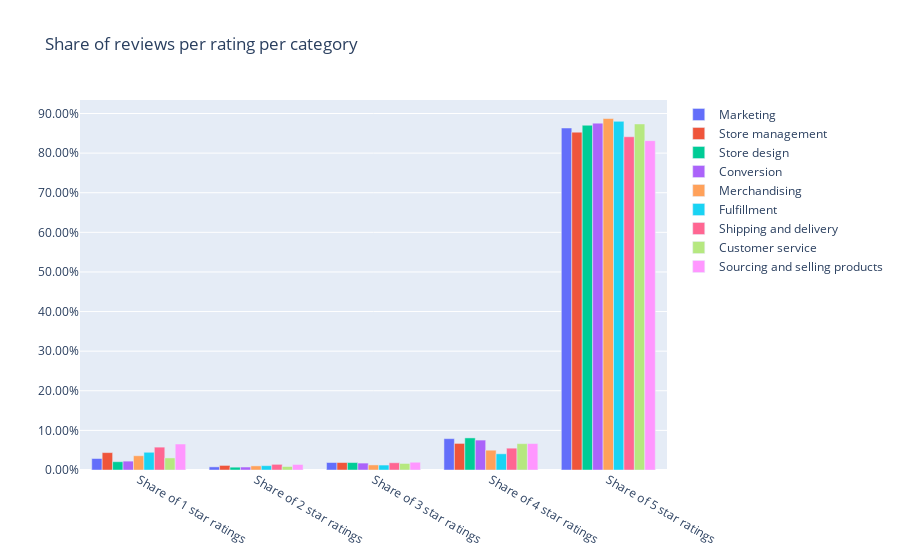

Notebook code for this chart:
### Markdown cell above
### Customers are least satisfied with Shipping and Delivery apps and most satisfied with Conversion and Merchandising as well as Store Design related Apps.
### Correspond to bigger picture of what the execs would get out of this fact!
Executives are interested in prescrptive analytics as much as descriptive analytics - steps to take to effect such outcomes.
provide some preseciptive approach by giving some recommendations

### Code cell
each_rating_count_in_category = pd.DataFrame({
    'category': apps_and_reviews_with_categories['category'].unique(),
    'r_count': [
        apps_and_reviews_with_categories.loc[apps_and_reviews_with_categories['category'] == cat].shape[0]
        for cat in apps_and_reviews_with_categories['category'].unique()],
    'r_1_count': [
        apps_and_reviews_with_categories.loc[(apps_and_reviews_with_categories['rating_y'] == 1.0) & (apps_and_reviews_with_categories['category'] == cat)].shape[0]
        for cat in apps_and_reviews_with_categories['category'].unique()],
    'r_2_count': [
        apps_and_reviews_with_categories.loc[(apps_and_reviews_with_categories['rating_y'] == 2.0) & (apps_and_reviews_with_categories['category'] == cat)].shape[0]
        for cat in apps_and_reviews_with_categories['category'].unique()],
    'r_3_count': [
        apps_and_reviews_with_categories.loc[(apps_and_reviews_with_categories['rating_y'] == 3.0) & (apps_and_reviews_with_categories['category'] == cat)].shape[0]
        for cat in apps_and_reviews_with_categories['category'].unique()],
    'r_4_count': [
        apps_and_reviews_with_categories.loc[(apps_and_reviews_with_categories['rating_y'] == 4.0) & (apps_and_reviews_with_categories['category'] == cat)].shape[0]
        for cat in apps_and_reviews_with_categories['category'].unique()],
    'r_5_count': [
        apps_and_reviews_with_categories.loc[(apps_and_reviews_with_categories['rating_y'] == 5.0) & (apps_and_reviews_with_categories['category'] == cat)].shape[0]
        for cat in apps_and_reviews_with_categories['category'].unique()],
})
each_rating_count_in_category = each_rating_count_in_category.loc[each_rating_count_in_category.category.notna()]

groups = ['r_1_count', 'r_2_count', 'r_3_count', 'r_4_count', 'r_5_count']
traces = []
x_axis_lables = ['Share of 1 star ratings', 'Share of 2 star ratings', 'Share of 3 star ratings', 'Share of 4 star ratings', 'Share of 5 star ratings']

for idx, row in each_rating_count_in_category.iterrows():
    traces.append(go.Bar(
        x=x_axis_lables,
        y=list((row[groups] / row['r_count'])),
        name=row['category']
    ))

layout = go.Layout(
    title='Share of reviews per rating per category',
    yaxis = dict(
        tickformat='.2%'
    )
)

plotly.offline.iplot(go.Figure(data=traces, layout=layout))

each_rating_count_in_category

### Figure 1 — Plotly figure (JSON) as saved in the notebook; plotly's stock layout.template omitted (floating-point values rounded to 4 significant figures)
{"data": [{"name": "Marketing", "type": "bar", "x": ["Share of 1 star ratings", "Share of 2 star ratings", "Share of 3 star ratings", "Share of 4 star ratings", "Share of 5 star ratings"], "y": [0.02903, 0.007901, 0.0189, 0.07916, 0.8634]}, {"name": "Store management", "type": "bar", "x": ["Share of 1 star ratings", "Share of 2 star ratings", "Share of 3 star ratings", "Share of 4 star ratings", "Share of 5 star ratings"], "y": [0.04393, 0.01154, 0.01887, 0.06711, 0.8529]}, {"name": "Store design", "type": "bar", "x": ["Share of 1 star ratings", "Share of 2 star ratings", "Share of 3 star ratings", "Share of 4 star ratings", "Share of 5 star ratings"], "y": [0.02093, 0.007117, 0.0188, 0.08104, 0.8704]}, {"name": "Conversion", "type": "bar", "x": ["Share of 1 star ratings", "Share of 2 star ratings", "Share of 3 star ratings", "Share of 4 star ratings", "Share of 5 star ratings"], "y": [0.02239, 0.007494, 0.01747, 0.07556, 0.8757]}, {"name": "Merchandising", "type": "bar", "x": ["Share of 1 star ratings", "Share of 2 star ratings", "Share of 3 star ratings", "Share of 4 star ratings", "Share of 5 star ratings"], "y": [0.036, 0.01037, 0.01282, 0.05001, 0.8874]}, {"name": "Fulfillment", "type": "bar", "x": ["Share of 1 star ratings", "Share of 2 star ratings", "Share of 3 star ratings", "Share of 4 star ratings", "Share of 5 star ratings"], "y": [0.04477, 0.01095, 0.01246, 0.04093, 0.8802]}, {"name": "Shipping and delivery", "type": "bar", "x": ["Share of 1 star ratings", "Share of 2 star ratings", "Share of 3 star ratings", "Share of 4 star ratings", "Share of 5 star ratings"], "y": [0.05773, 0.01429, 0.01827, 0.0551, 0.8413]}, {"name": "Customer service", "type": "bar", "x": ["Share of 1 star ratings", "Share of 2 star ratings", "Share of 3 star ratings", "Share of 4 star ratings", "Share of 5 star ratings"], "y": [0.03053, 0.008837, 0.01648, 0.06651, 0.8737]}, {"name": "Sourcing and selling products", "type": "bar", "x": ["Share of 1 star ratings", "Share of 2 star ratings", "Share of 3 star ratings", "Share of 4 star ratings", "Share of 5 star ratings"], "y": [0.06563, 0.01392, 0.01959, 0.06672, 0.8315]}], "layout": {"autosize": true, "title": {"text": "Share of reviews per rating per category"}, "xaxis": {"autorange": true, "range": [-0.5, 4.5], "type": "category"}, "yaxis": {"autorange": true, "range": [0, 0.9341], "tickformat": ".2%", "type": "linear"}}}
